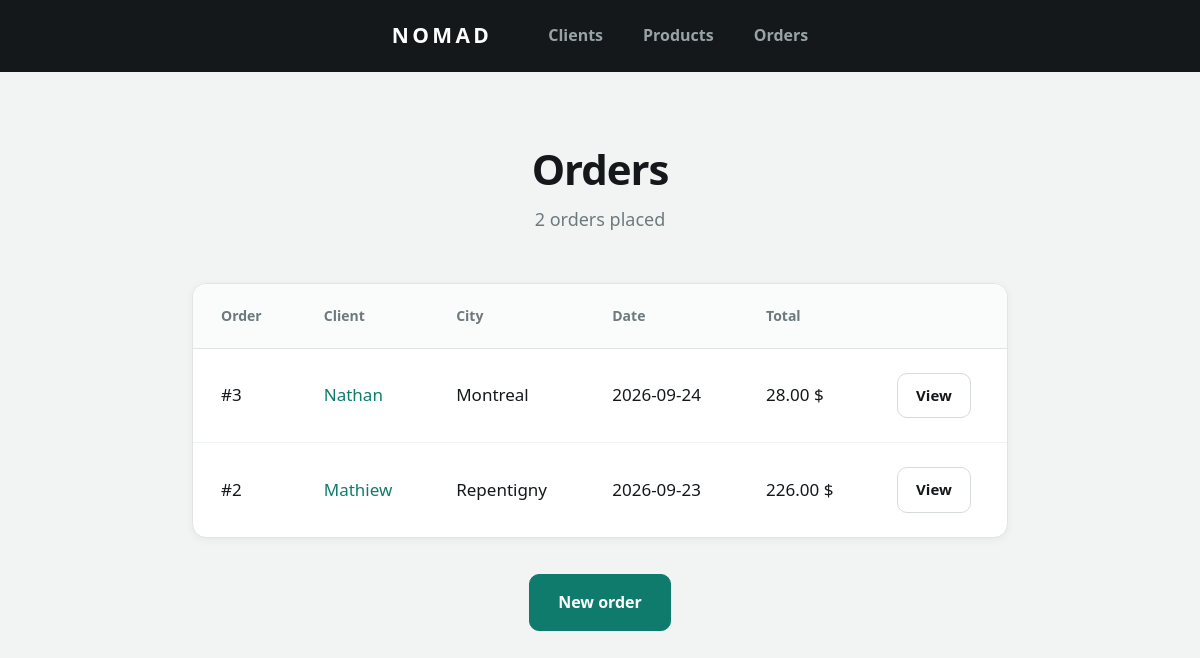
/order-index.php, run on the app's committed database.
### tables this page shows
CREATE TABLE `orders` (
  `id` int NOT NULL,
  `client_id` int NOT NULL,
  `order_date` date NOT NULL,
  `total` decimal(10,2) NOT NULL
);

CREATE TABLE `client` (
  `id` int NOT NULL,
  `name` varchar(100) NOT NULL,
  `email` varchar(150) NOT NULL,
  `phone` varchar(20) DEFAULT NULL,
  `address` varchar(255) NOT NULL,
  `city` varchar(100) NOT NULL,
  `zip_code` varchar(10) NOT NULL
);

### Classe/CRUD.php (called while the page is built, shortened)
<?php
class CRUD extends PDO {
    public function select(string $table, $field = "id", $order = "ASC"):array{
        $sql = "SELECT * FROM $table ORDER BY $field $order";
        $stmt = $this->query($sql);
        return $stmt->fetchAll();
    }
    public function selectId(string $table, int|string $value, $field = 'id'):bool|array{
        $sql = "SELECT * FROM $table WHERE $field = :$field";
        $stmt = $this->prepare($sql);
        $stmt->bindValue(":$field", $value);
        $stmt->execute();
        $count = $stmt->rowCount();
        if($count == 1){
            return $stmt->fetch();
        }else{
            return false;
        }
    }
}

### order-index.php (the view, shortened to what this page needs)
<?php
require_once('Classe/CRUD.php');
$crud = new CRUD;
$orders = $crud->select('orders', 'order_date', 'DESC');
?>
<!DOCTYPE html>
<html lang="en">
<head>
    <link rel="stylesheet" href="css/style.css">
</head>
<body>
    <?php require_once('nav.php'); ?>
    <main class="page">
        <h1 class="page__title">Orders</h1>
        <p class="page__subtitle"><?= count($orders); ?> orders placed</p>
        <table class="table">
            <thead>
                <tr>
                    <th>Order</th>
                    <th>Client</th>
                    <th>City</th>
                    <th>Date</th>
                    <th>Total</th>
                    <th></th>
                </tr>
            </thead>
            <tbody>
                <?php foreach($orders as $order){
                    $client = $crud->selectId('client', $order['client_id']);
                ?>
                <tr>
                    <td>#<?= $order['id']; ?></td>
                    <td><a href="client-show.php?id=<?= $client['id']; ?>"><?= $client['name']; ?></a></td>
                    <td><?= $client['city']; ?></td>
                    <td><?= $order['order_date']; ?></td>
                    <td><?= $order['total']; ?> $</td>
                    <td><a href="order-show.php?id=<?= $order['id']; ?>" class="btn btn--small">View</a></td>
                </tr>
                <?php } ?>
            </tbody>
        </table>
        <div class="page__actions">
            <a href="order-create.php" class="btn btn--primary">New order</a>
        </div>
    </main>
</body>
</html>

### css/style.css (style rules this page uses)
* { box-sizing: border-box; margin: 0; padding: 0; }
body { background: #f2f4f3; color: #14181a; font-family: "Segoe UI", -apple-system, Arial, sans-serif; font-size: 17px; line-height: 1.7; -webkit-font-smoothing: antialiased; }
a { color: #0f7b6c; text-decoration: none; }
.page { max-width: 880px; margin: 0 auto; padding: 72px 32px 100px; text-align: center; }
.page__title { font-size: 42px; font-weight: 700; letter-spacing: -0.025em; line-height: 1.2; margin-bottom: 10px; }
.page__subtitle { color: #6d7a7d; font-size: 18px; margin-bottom: 48px; }
.page__actions { margin-top: 36px; display: flex; justify-content: center; gap: 12px; align-items: center; }
.table { width: 100%; background: #ffffff; border: 1px solid #e0e5e4; border-radius: 14px; border-collapse: separate; border-spacing: 0; overflow: hidden; text-align: left; box-shadow: 0 2px 8px rgba(20, 24, 26, 0.05); }
.table th { background: #fafbfb; color: #6d7a7d; font-size: 14px; font-weight: 600; padding: 20px 28px; border-bottom: 1px solid #e0e5e4; }
.table td { padding: 24px 28px; border-bottom: 1px solid #f0f3f2; font-size: 17px; }
.table tr:last-child td { border-bottom: none; }
.btn { display: inline-block; padding: 14px 28px; border: 1px solid #d5dbda; border-radius: 10px; background: #ffffff; color: #14181a; font-family: inherit; font-size: 16px; font-weight: 600; cursor: pointer; }
.btn--primary { background: #0f7b6c; border-color: #0f7b6c; color: #ffffff; }
.btn--small { padding: 9px 18px; font-size: 15px; }

### data on the page
orders: id "3", client.name "Nathan", client.city "Montreal", order_date "2026-09-24", total "28.00"
orders: id "2", client.name "Mathiew", client.city "Repentigny", order_date "2026-09-23", total "226.00"

### other printed values
count($orders) "2"
